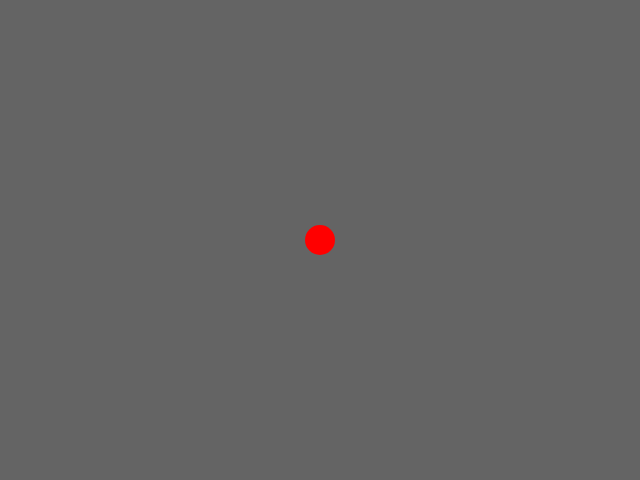
Frame 1 (no input)
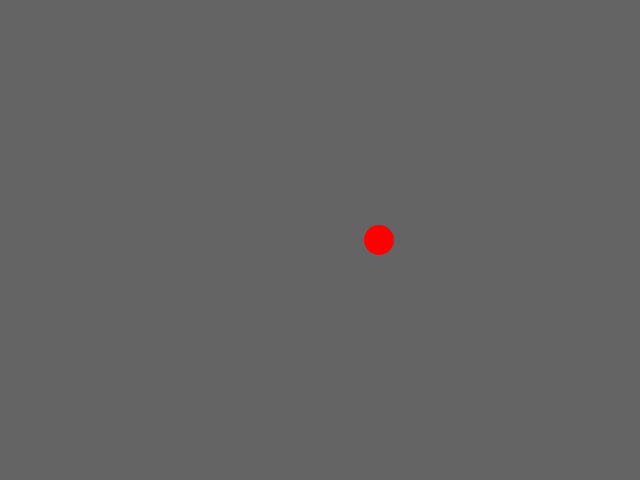
Frame 60 (no input)
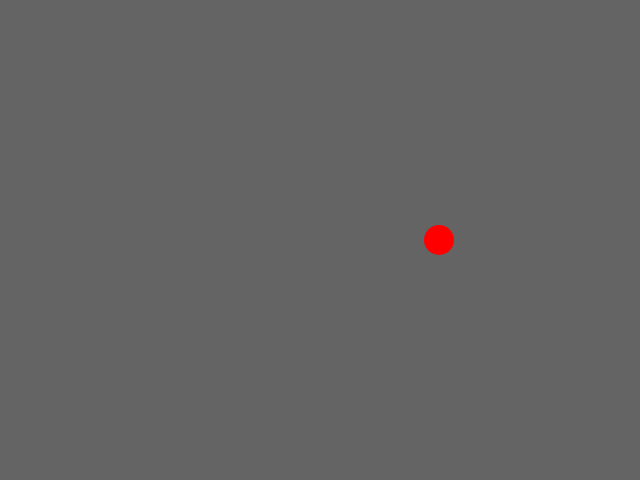
Frame 120 (the mouse pressed at the canvas centre since frame 60)

The p5.js sketch that drew these frames (run headless with seeded random() and noise() and a simulated clock; from frame 60 on, the mouse is pressed at the canvas centre):

// p5.js sketch
// ── sketch.js
var circleX = 320;
var speedX = 1;

function setup() {
  createCanvas(640, 480);
  noStroke();
}

function draw() {
  background(100);
  ellipseMode(CENTER);

  fill (255, 0, 0);
  ellipse(circleX, height/2, 30, 30);

  circleX = circleX + speedX;

  if (circleX > width) {
    speedX = speedX * -1;
  }
}
